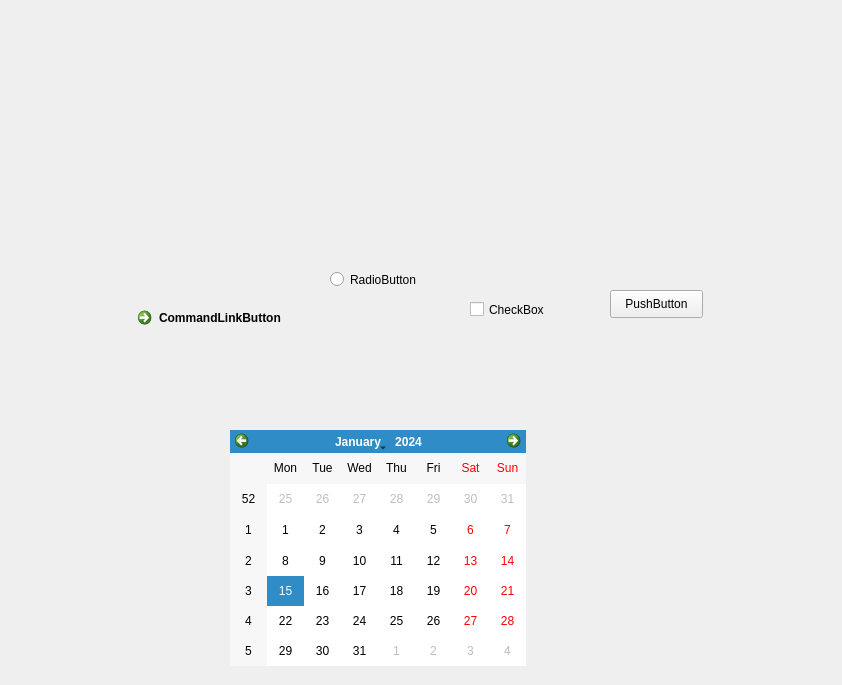
<?xml version="1.0" encoding="UTF-8"?>
<ui version="4.0">
 <class>Form</class>
 <widget class="QWidget" name="Form">
  <property name="geometry">
   <rect>
    <x>0</x>
    <y>0</y>
    <width>842</width>
    <height>685</height>
   </rect>
  </property>
  <property name="windowTitle">
   <string>Form</string>
  </property>
  <widget class="QPushButton" name="pushButton">
   <property name="geometry">
    <rect>
     <x>610</x>
     <y>290</y>
     <width>93</width>
     <height>28</height>
    </rect>
   </property>
   <property name="text">
    <string>PushButton</string>
   </property>
  </widget>
  <widget class="QCheckBox" name="checkBox">
   <property name="geometry">
    <rect>
     <x>470</x>
     <y>300</y>
     <width>91</width>
     <height>19</height>
    </rect>
   </property>
   <property name="text">
    <string>CheckBox</string>
   </property>
  </widget>
  <widget class="QRadioButton" name="radioButton">
   <property name="geometry">
    <rect>
     <x>330</x>
     <y>270</y>
     <width>115</width>
     <height>19</height>
    </rect>
   </property>
   <property name="text">
    <string>RadioButton</string>
   </property>
  </widget>
  <widget class="QCommandLinkButton" name="commandLinkButton">
   <property name="geometry">
    <rect>
     <x>130</x>
     <y>300</y>
     <width>222</width>
     <height>48</height>
    </rect>
   </property>
   <property name="text">
    <string>CommandLinkButton</string>
   </property>
  </widget>
  <widget class="QCalendarWidget" name="calendarWidget">
   <property name="geometry">
    <rect>
     <x>230</x>
     <y>430</y>
     <width>296</width>
     <height>236</height>
    </rect>
   </property>
  </widget>
 </widget>
 <resources/>
 <connections/>
</ui>
